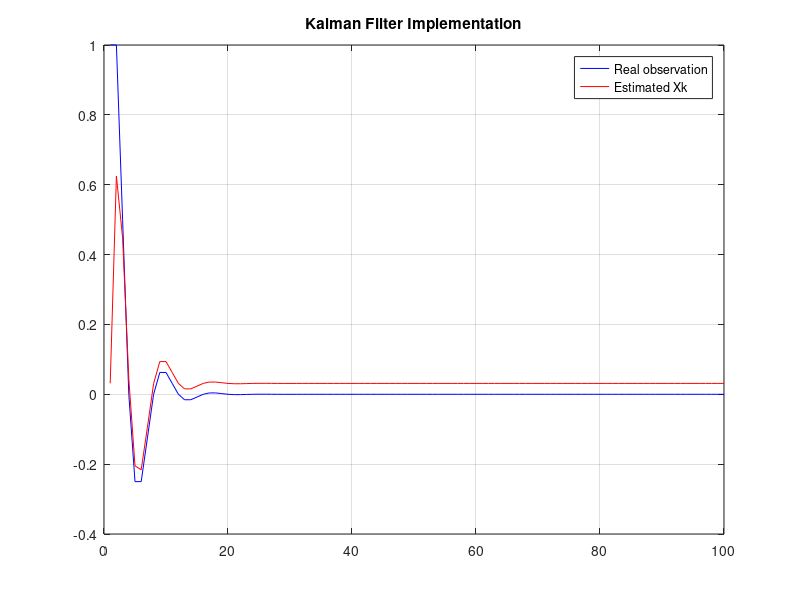

MATLAB code for this plot:
clear all, close all, clc
 
%% Model Characteristics
A = [1   -0.5
    1      0];
C = [1 0];
% B and D matrices have been ignored in the model.
N  = 100;               % No of points
X  = zeros(2,N);        % State variables
y  = zeros(1,N);        % Output
Q = 0.1 * eye(2);       % Process Noise Covariance Matrix
R = 0.05;               % Observation Noise Covariance Matrix
 
%% Initial Values
X(:,1) = [1 0]';        % Initial state
y(1) = C * X(:,1) ;     % Initial observation
 
%% Simulate states and observations
for i = 2 : N
    X(:,i) = A * X(:,i-1)   % States
    y(:,i) = C * X(:,i)     % Real Observations
end
 
%% Kalman Filter Implementation
xh(:,1) = 0.01*randn(2,1);    % Initial state
Px = eye(2);                  % Initial state covariance matrix
for i = 1 : size(y,2)
    xh_(:,i) = A * xh(:,i);   % Current state estimate
    Px_ = A*Px*A' + Q;        % Current state covariance matrix
    K = Px_ * C' * inv(C*Px_*C' + R);   % Kalman filter coefficient
    yh_(:,i) = C * xh_(:,i) + R;        % Estimated observation
    inov(:,i) = y(:,i) - yh_(:,i);      % Measurement residual error
    xh(:,i+1) = xh_(:,i) + K * inov(:,i); % Estimate of the current state
    Px = Px_ - K*C*Px_;     % state covariance matrix
end
   
%% Plot the estimation results   
figure, plot(y,'b')
hold on, plot(yh_,'r')
grid on
title('Kalman Filter Implementation')
legend('Real observation','Estimated Xk')
